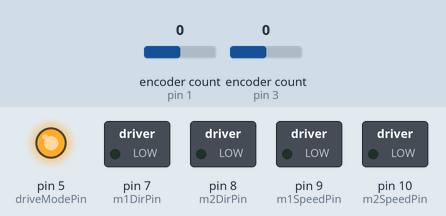
Bench run of a sketch on a simulated Arduino Uno, built with avr-gcc and run on an emulated ATmega328P. On the bench: switched loads named in the sketch (green lamp = pin HIGH), output pins drawn as LEDs (lit = HIGH). The test bench sets the inputs (shaded band); at power-on: encoder count (sensors on pin 1, pin 3) 0. What the sketch prints to the serial monitor is not drawn.

Above: at 0.1 s.
At 1.1 s:
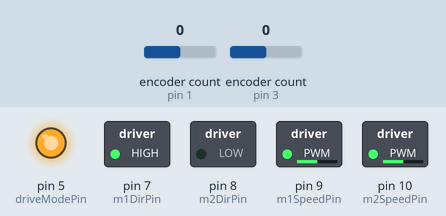
Timing chart, 0 to 2.6 s (numbered marks = the images above):
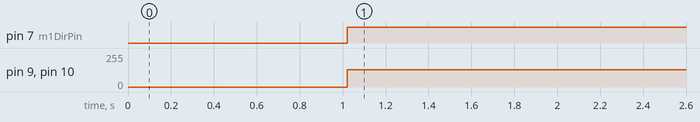

The sketch:

Step_Response2.ino
```cpp
#include <Encoder.h>

/* Name: Group 6 | EENG350 | Demo 1 Step Response
   Purpose: Step response experiment
   Note: Left wheel is 1, right wheel is 2.
*/

int sampleRate = 5;      // 5 milliseconds
int desiredPWM = 128;    // half speed
int radius = 6;          // inches
int wheelbase = 11;      // inches between the center of the two wheels

// Motor Shield Pins -----------------------------------------------------
int driveModePin = 5;    // drive/break mode when HIGH, drive/coast mode when LOW Wire to pin 5

int m1DirPin = 7;        // sign of voltage
int m1SpeedPin = 9;      // voltage

int m2DirPin = 8;
int m2SpeedPin = 10;

// Calculation variables -------------------------------------------------
int thetaCurrent1 = 0;
int lastThetaCurrent1 = 0;
double angularVelocity1 = 0.0;

int thetaCurrent2 = 0;
int lastThetaCurrent2 = 0;
double angularVelocity2 = 0.0;

double rotationalVelocity = 0.0;
double forwardVelocity = 0.0;

// Encoder setup ---------------------------------------------------------
Encoder myEnc1(1, 2); // left
Encoder myEnc2 (3, 4);// right

void setup() {
  Serial.begin(9600);

  pinMode(driveModePin, OUTPUT);
  digitalWrite(driveModePin, HIGH);

  pinMode(m1DirPin, OUTPUT);
  pinMode(m1SpeedPin, OUTPUT);

  pinMode(m2DirPin, OUTPUT);
  pinMode(m2SpeedPin, OUTPUT);
}

void loop() {
  unsigned long timeBefore = micros();

  make_step_rho(); // Step response forward, replace with make_step_phi() as needed

  thetaCurrent1 = myEnc1.read();
  thetaCurrent2 = myEnc2.read();

  angularVelocity1 = ((double) (thetaCurrent1 - lastThetaCurrent1)) * 2.0 * 3.14159 / 3200.0 / (0.001 * sampleRate);
  angularVelocity2 = ((double) (thetaCurrent2 - lastThetaCurrent2)) * 2.0 * 3.14159 / 3200.0 / (0.001 * sampleRate);

  rotationalVelocity = ( (double) radius * (angularVelocity1 - angularVelocity2) / wheelbase );
  forwardVelocity = ( (double) radius * (angularVelocity1 + angularVelocity2) / wheelbase );

  lastThetaCurrent1 = thetaCurrent1;
  lastThetaCurrent2 = thetaCurrent2;

  unsigned long timeNow = micros();
  unsigned long timeMain = timeNow - timeBefore; // total time spent doing things in main

  if ( timeMain > (sampleRate * pow(10, 3)) ) { // Error checking to make sure main doesn't take longer than the sampling rate
    Serial.println("Main takes too long.");
  }
  else {
    while ( micros() < timeNow + (sampleRate * pow(10, 3) - timeMain) ); // wait to take a sample exactly every 5ms = 5000us
    Serial.print(timeNow); // current time in micros
    Serial.print("\t");
    Serial.println(forwardVelocity); // sub me with rotationalVelocity as needed
  }
}


void make_step_rho() { // Robot forward step response
  if (millis() < 1000) {
    analogWrite(m1SpeedPin, 0);
    analogWrite(m2SpeedPin, 0);
    Serial.println("Motor Off");
  } else {
    analogWrite(m1SpeedPin, desiredPWM);
    digitalWrite(m1DirPin, HIGH); // forward left
    analogWrite(m2SpeedPin, desiredPWM);
    digitalWrite(m2DirPin, LOW); // forward right
    ///Serial.println("Motor On");
  }
}

void make_step_phi() { // Robot rotate counterclockwise step response
  if (millis() < 1000) {
    analogWrite(m1SpeedPin, 0);
    analogWrite(m2SpeedPin, 0);
  } else {
    analogWrite(m1SpeedPin, desiredPWM);
    digitalWrite(m1DirPin, HIGH); // forward left
    analogWrite(m2SpeedPin, desiredPWM);
    digitalWrite(m2DirPin, HIGH); // reverse right
  }
}
```

Measured:
- by itself, pin 7 (m1DirPin): LOW → HIGH at 1.0 s
- by itself, pin 9 (m1SpeedPin), pin 10 (m2SpeedPin): 0/255 → 128/255 at 1.0 s
